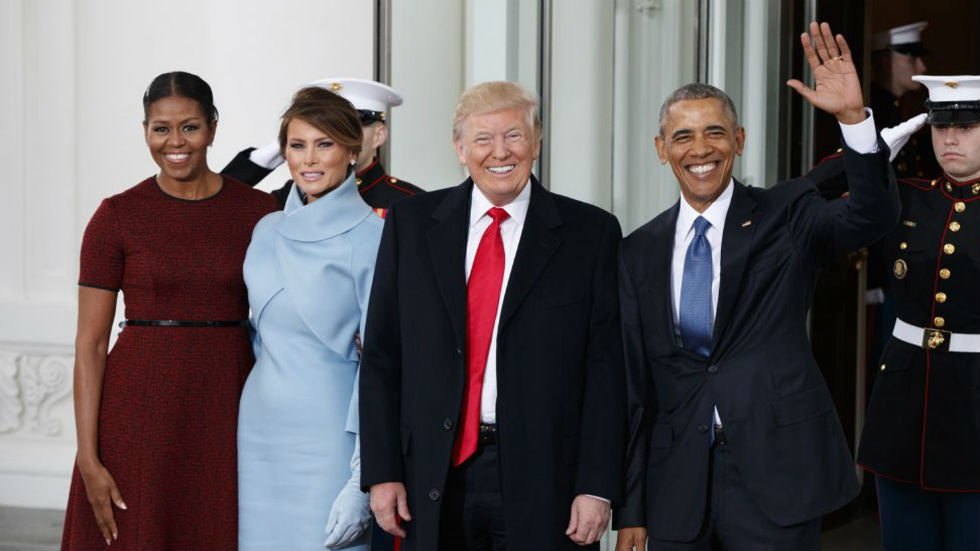
#> input picture presidents.jpg, 980 x 551 px
$ python image_rotation.py --image presidents.jpg
#> lines starting #> are read from the running program, lines starting #| are printed output that depends on the picture
# -*- coding: utf-8 -*-
"""
Created on Sun Feb 24 15:32:36 2019

@author: Usuario
"""

import numpy as np
import argparse
import imutils
import cv2


ap = argparse.ArgumentParser()
ap.add_argument("-i","--image",required=True,help="Set de path of image")
args = vars(ap.parse_args())

image = cv2.imread(args["image"])
#> image is the input picture: shape (551, 980, 3); mean B, G, R 93.3, 90.8, 96.3
cv2.imshow("Original",image)

rotated = imutils.rotate(image,90)
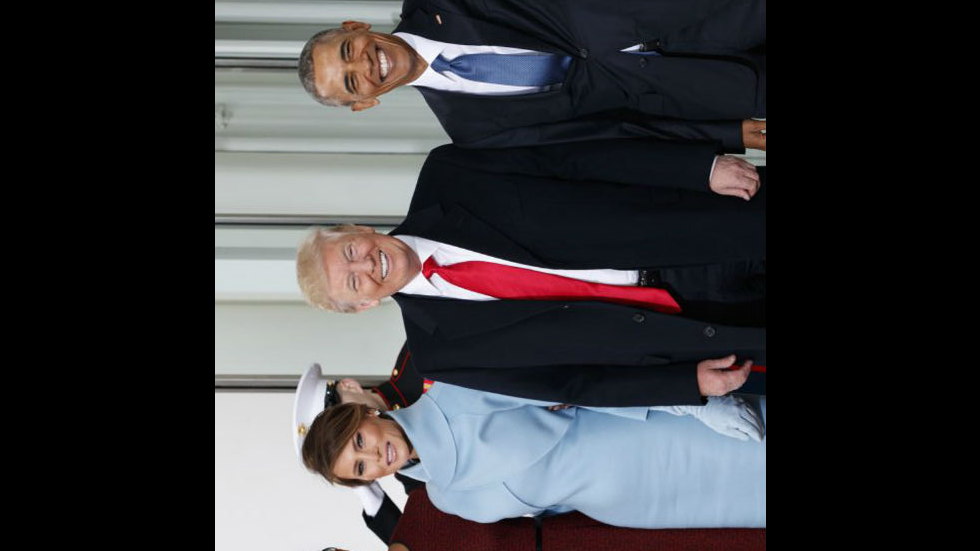
#> rotated: shape (551, 980, 3); mean B, G, R 59.4, 56.6, 57.2
cv2.imshow("Rotated by 180 degrees",rotated)

cv2.waitKey(0)

$ run again, on 4629.png
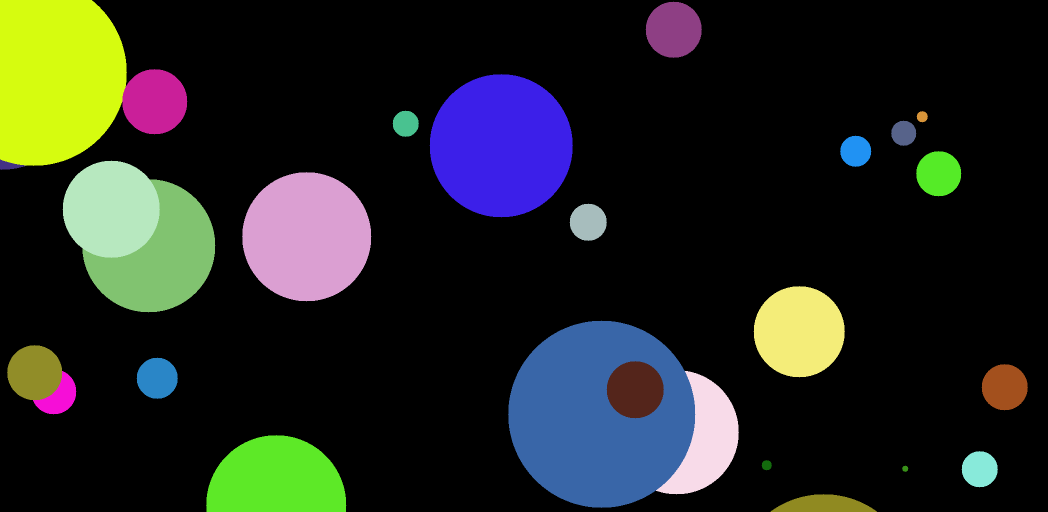
#> input picture 4629.png, 2096 x 1024 px (shown at 1/2 size)
#> image is the input picture: shape (1024, 2096, 3); mean B, G, R 33.7, 37.7, 34
#> `rotated = imutils.rotate(image,90)`:
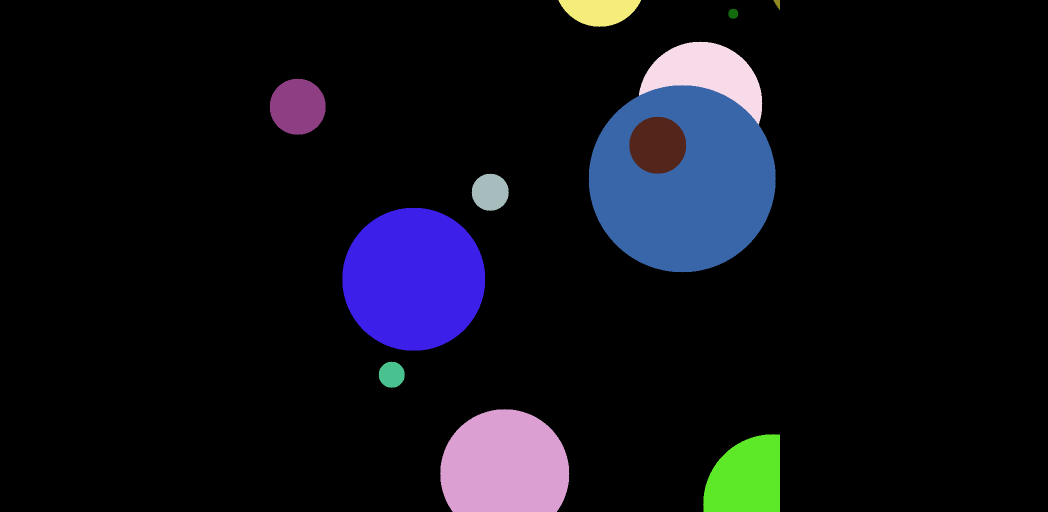
#> rotated: shape (1024, 2096, 3) (shown at 1/2 size); mean B, G, R 23.3, 14.9, 14.3
